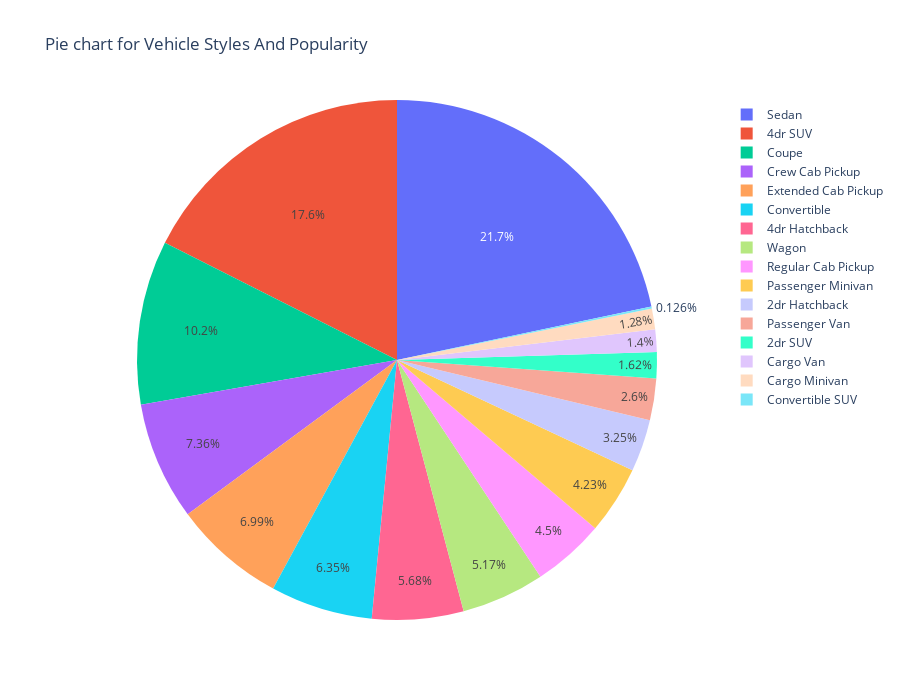

Here is the notebook cell this chart was saved with:
### Markdown cell above
# Use a pie chart to show the Vehicle Styles and their current popularity

### Code cell
plt.figure(figsize=(10,6))
figure = px.pie(
    car_price1,
    names = car_price1.Vehicle_Style,
    values = car_price1.Popularity,
    title = 'Pie chart for Vehicle Styles And Popularity',
    height = 700,
    width=900
    )
figure

### Figure 1 — Plotly figure (JSON) as saved in the notebook; plotly's stock layout.template omitted (floating-point values rounded to 4 significant figures; data arrays with more than 128 entries replaced by an {"elided": "..."} marker saying what was removed)
{"data": [{"domain": {"x": [0, 1], "y": [0, 1]}, "hovertemplate": "Vehicle_Style=%{label}<br>Popularity=%{value}<extra></extra>", "labels": {"elided": "11914 str values"}, "legendgroup": "", "name": "", "showlegend": true, "type": "pie", "values": {"elided": "11914 int values"}}], "layout": {"height": 700, "legend": {"tracegroupgap": 0}, "title": {"text": "Pie chart for Vehicle Styles And Popularity"}, "width": 900}}
